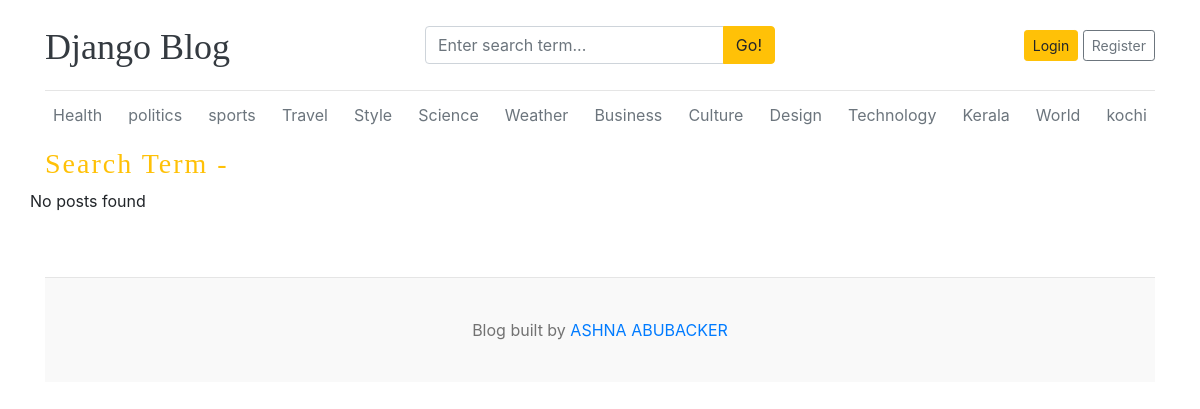
The app's page /search/ with its own data.
### blogs/models.py (models this page shows, shortened)
class Category(models.Model):
    category_name = models.CharField(max_length=50, unique=True)
    created_at = models.DateTimeField(auto_now_add=True)
    updated_at = models.DateTimeField(auto_now=True)
    class Meta:
        verbose_name_plural = 'categories'

### blogs/views.py (the view, shortened to what this page needs)
# urls.py: path('search/', BlogsView.search, name='search'),
def search(request):
    keyword = request.GET.get('keyword', '').strip()
    blogs = Blog.objects.none()
    context = {
        'blogs': blogs,
        'keyword': keyword,
    }
    return render(request, 'search.html', context)

### blogs/context_processors.py (called while the page is built)
def get_categories(request):
    categories = Category.objects.all()
    return {'categories': categories}

def get_social_links(request):
    social_links = SocialLink.objects.all()
    return {'social_links': social_links}

### templates/search.html
{% extends 'base.html' %}
{% block content %}
<h3 class="text-warning" style="letter-spacing: 2px;">Search Term - {{ keyword }}</h3>
<div class="row mb-2">
  {% if blogs %}
  {% for i in blogs %}
  <div class="col-md-6">
    <div class="card border-0" >
      <div class="card-body">
        <h3><a href="{% url 'blogs' i.slug  %}" class="text-dark">{{ i.title }}</a></h3>
        <small class="mb-1 text-muted">{{ i.created_at | timesince }} ago | {{ i.author }}</small>
        <p class="card-text">{{ i.short_description | truncatewords:25 }}</p>
      </div>
    </div>
  </div>
  {% endfor %}
  {% else %}
  <p>No posts found</p>
  {% endif %}
</div>
{% endblock %}

### templates/base.html (shortened to what this page needs)
{% load static %}
<!DOCTYPE html>
<html lang="en">
<head>
  <link href="https://stackpath.bootstrapcdn.com/bootstrap/4.5.2/css/bootstrap.min.css" rel="stylesheet">
  <link href="{% static 'css/blog.css' %}" rel="stylesheet">
  <link rel="stylesheet" href="https://cdnjs.cloudflare.com/ajax/libs/font-awesome/4.7.0/css/font-awesome.min.css">
</head>
<body>
  <div class="container">
    <header class="blog-header py-3">
      <div class="row flex-nowrap justify-content-between align-items-center">
        <div class="col-4 pt-1">
          <a class="blog-header-logo text-dark" href="/">Django Blog</a>
        </div>
        <div class="col-4">
          <form action="{% url 'search' %}" method="GET">
            <div class="input-group">
              <input class="form-control" type="text" name="keyword" value="{{ keyword }}" placeholder="Enter search term..." aria-label="Search">
              <div class="input-group-append">
                <button type="submit" class="btn btn-warning">Go!</button>
              </div>
            </div>
          </form>
        </div>
        <div class="col-4 d-flex justify-content-end align-items-center">
          {% if user.is_authenticated %}
            {% if user.is_authenticated and profile.profile_pic %}
              <a href="{% url 'dashboard:profile' %}">
                <img src="{{ user.profile.profile_pic.url }}" class="rounded-circle img-fluid mr-2" style="max-width: 40px; height: auto;" alt="Profile Icon">
              </a>
            {% endif %}
            <form action="{% url 'logout' %}" method="POST" style="display:inline;">
              {% csrf_token %}
              <button type="submit" class="btn btn-danger">Logout</button>
            </form>
          {% else %}
            <a class="btn btn-sm btn-warning" href="{% url 'login' %}">Login</a>&nbsp;
            <a class="btn btn-sm btn-outline-secondary" href="{% url 'register' %}">Register</a>
          {% endif %}
        </div>
      </div>
    </header>
    <div class="nav-scroller py-1 mb-2">
      <nav class="nav d-flex justify-content-between">
        {% for cat in categories %}
          <a class="p-2 text-muted" href="{% url 'posts_by_category' cat.id %}">{{ cat.category_name }}</a>
        {% endfor %}
      </nav>
    </div>
    {% block content %}
    {% endblock %}
    <footer class="blog-footer mt-5">
      <p>Blog built by <a href="#">ASHNA ABUBACKER</a></p>
    </footer>
  </div>
</body>
</html>

### blog_main/static/css/blog.css (style rules this page uses)
.blog-header { border-bottom: 1px solid #e5e5e5; }
.blog-header-logo { font-family: "Playfair Display", Georgia, "Times New Roman", serif; font-size: 2.25rem; }
h1, h2, h3, h4, h5, h6 { font-family: "Playfair Display", Georgia, "Times New Roman", serif; }
.blog-footer { padding: 2.5rem 0; color: #727272; text-align: center; background-color: #f9f9f9; border-top: .05rem solid #e5e5e5; }
.blog-footer p:last-child { margin-bottom: 0; }

### records on screen
Category: category_name "Health"
Category: category_name "politics"
Category: category_name "sports"
Category: category_name "Travel"
Category: category_name "Style"
Category: category_name "Science"
Category: category_name "Weather"
Category: category_name "Business"
Category: category_name "Culture"
Category: category_name "Design"
Category: category_name "Technology"
Category: category_name "Kerala"
Category: category_name "World"
Category: category_name "kochi"
